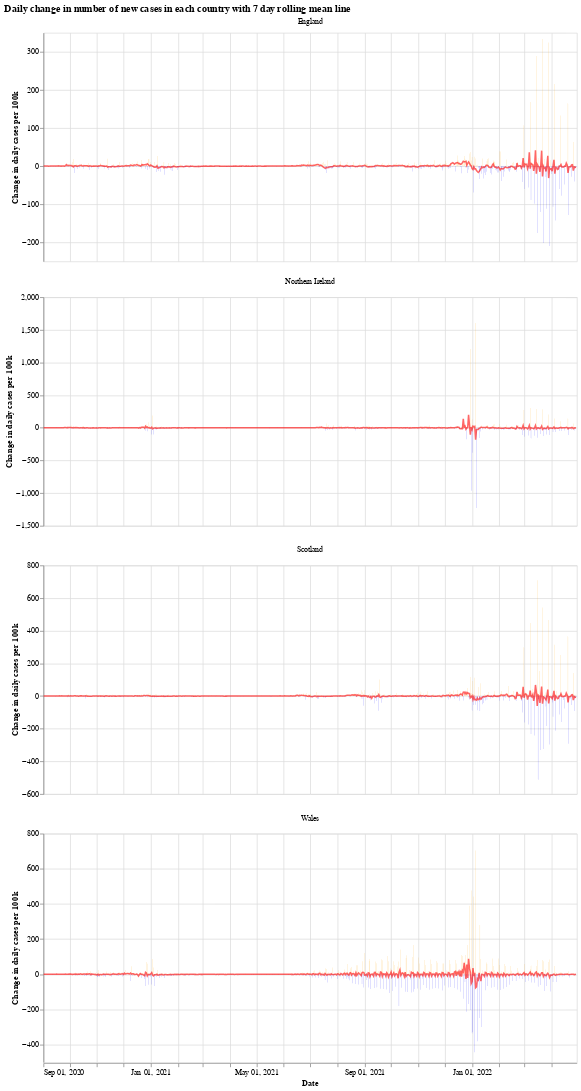

Notebook code cell kept with this figure:
### Markdown cell above
We will use the Python library `Altair` for visualising the data, see the [altair docs](https://altair-viz.github.io/) for more information.

First we have a graph which shows the daily change in the number of new cases for each country. This number jumps up and down all over the place, which is likely due to delay in reporting of new cases over the weekend. Another interesting thing is that it looks like the daily cases in Wales experienced a much shorter period of calm over the summer (calm in the sense of daily cases not jumping up and down).

The orange bars are days when the number of new cases (per 100k population) was more than the previous day, while the blue are days when the number of new cases dropped. The red line is the 7 day moving average. 

When the moving average line is below 0, it means that there is a consistent drop in new cases. We can see this clearly happening around the times that lockdowns were introduced (though, to varying degrees). I will update the graphs soon with a marker of when each lockdown started.

### Code cell
# collapse
import altair as alt

bars = alt.Chart(uk_cases).mark_bar().encode(
    x=alt.X("yearmonthdate(date):T", axis=alt.Axis(title='Date')),
    y=alt.Y("casesChangeRate:Q", axis=alt.Axis(title='Change in daily cases per 100k')),
    tooltip='casesChange',
    color=alt.condition(
        alt.datum.casesChangeRate > 0,
        alt.value("orange"),  # The positive color
        alt.value("blue")  # The negative color
    )
).properties(title='Daily change in number of new cases with 7 day rolling mean',width=700).interactive()

line = alt.Chart(uk_cases).mark_line(
    color='red',
    size=2,
    opacity=0.6
).transform_window(
    rolling_mean='mean(casesChangeRate)',
    frame=[0, 7],
    groupby=['areaName']
).encode(
    x='yearmonthdate(date):T',
    y='rolling_mean:Q'
)

alt.layer(bars, line, data=uk_cases).facet(alt.Column(
    'areaName', title=''), columns=1).resolve_scale(y='independent').properties(title='Daily change in number of new cases in each country with 7 day rolling mean line')

### Figure 1 — Vega-Lite specification as saved in the notebook (floating-point values rounded to 4 significant figures; data arrays with more than 128 entries replaced by an {"elided": "..."} marker saying what was removed)
{"config": {"view": {"continuousWidth": 400, "continuousHeight": 300}}, "data": {"name": "data-a72362af41bc95bf772e1a4381b2baca"}, "facet": {"type": "nominal", "field": "areaName", "title": ""}, "spec": {"layer": [{"mark": "bar", "encoding": {"color": {"condition": {"value": "orange", "test": "(datum.casesChangeRate > 0)"}, "value": "blue"}, "tooltip": {"type": "quantitative", "field": "casesChange"}, "x": {"type": "temporal", "axis": {"title": "Date"}, "field": "date", "timeUnit": "yearmonthdate"}, "y": {"type": "quantitative", "axis": {"title": "Change in daily cases per 100k"}, "field": "casesChangeRate"}}, "selection": {"selector001": {"type": "interval", "bind": "scales", "encodings": ["x", "y"]}}, "title": "Daily change in number of new cases with 7 day rolling mean", "width": 700}, {"mark": {"type": "line", "color": "red", "opacity": 0.6, "size": 2}, "encoding": {"x": {"type": "temporal", "field": "date", "timeUnit": "yearmonthdate"}, "y": {"type": "quantitative", "field": "rolling_mean"}}, "transform": [{"window": [{"op": "mean", "field": "casesChangeRate", "as": "rolling_mean"}], "frame": [0, 7], "groupby": ["areaName"]}]}]}, "columns": 1, "resolve": {"scale": {"y": "independent"}}, "title": "Daily change in number of new cases in each country with 7 day rolling mean line", "$schema": "https://vega.github.io/schema/vega-lite/v4.8.1.json", "datasets": {"data-a72362af41bc95bf772e1a4381b2baca": {"elided": "2424 records"}}}
